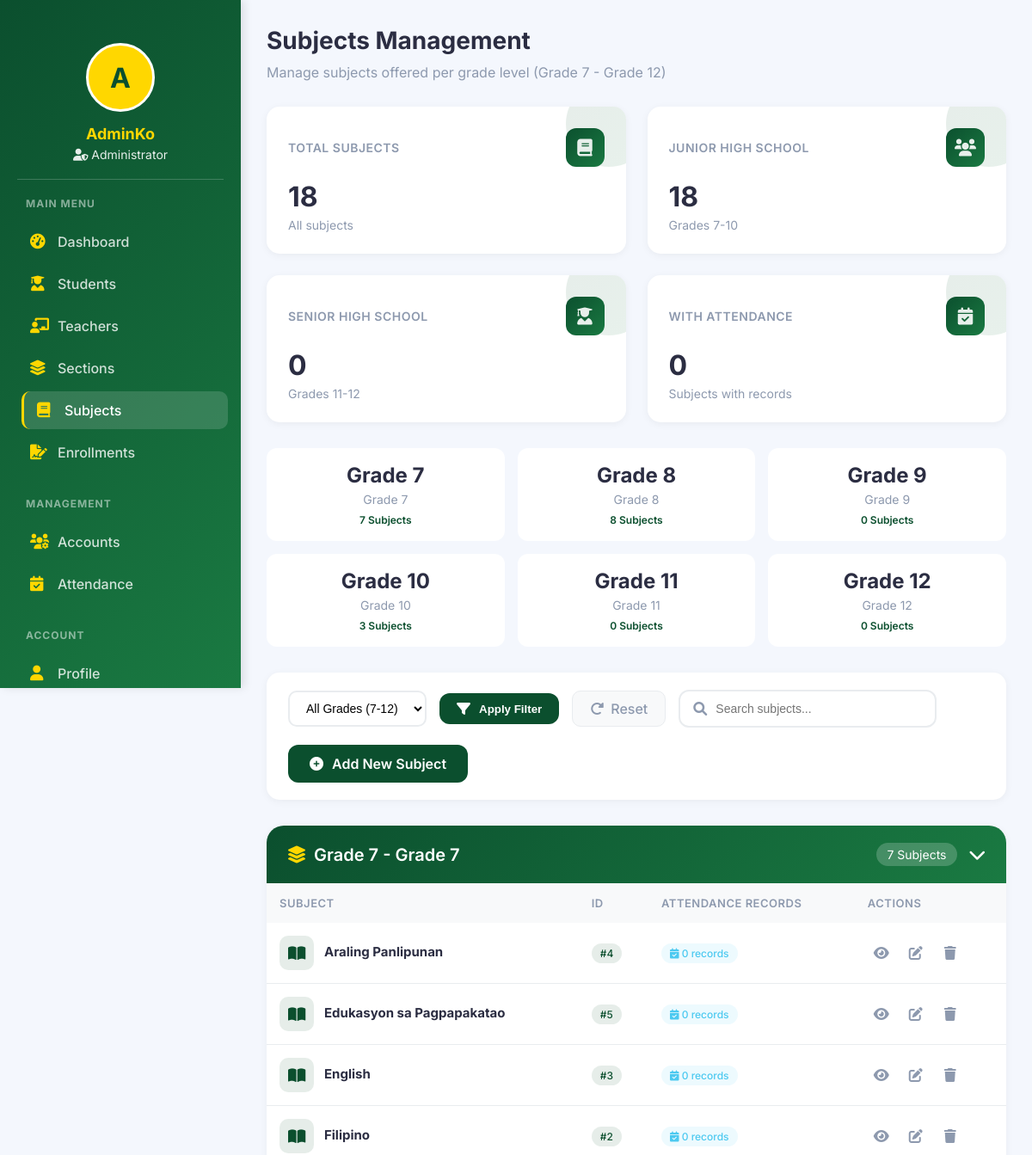
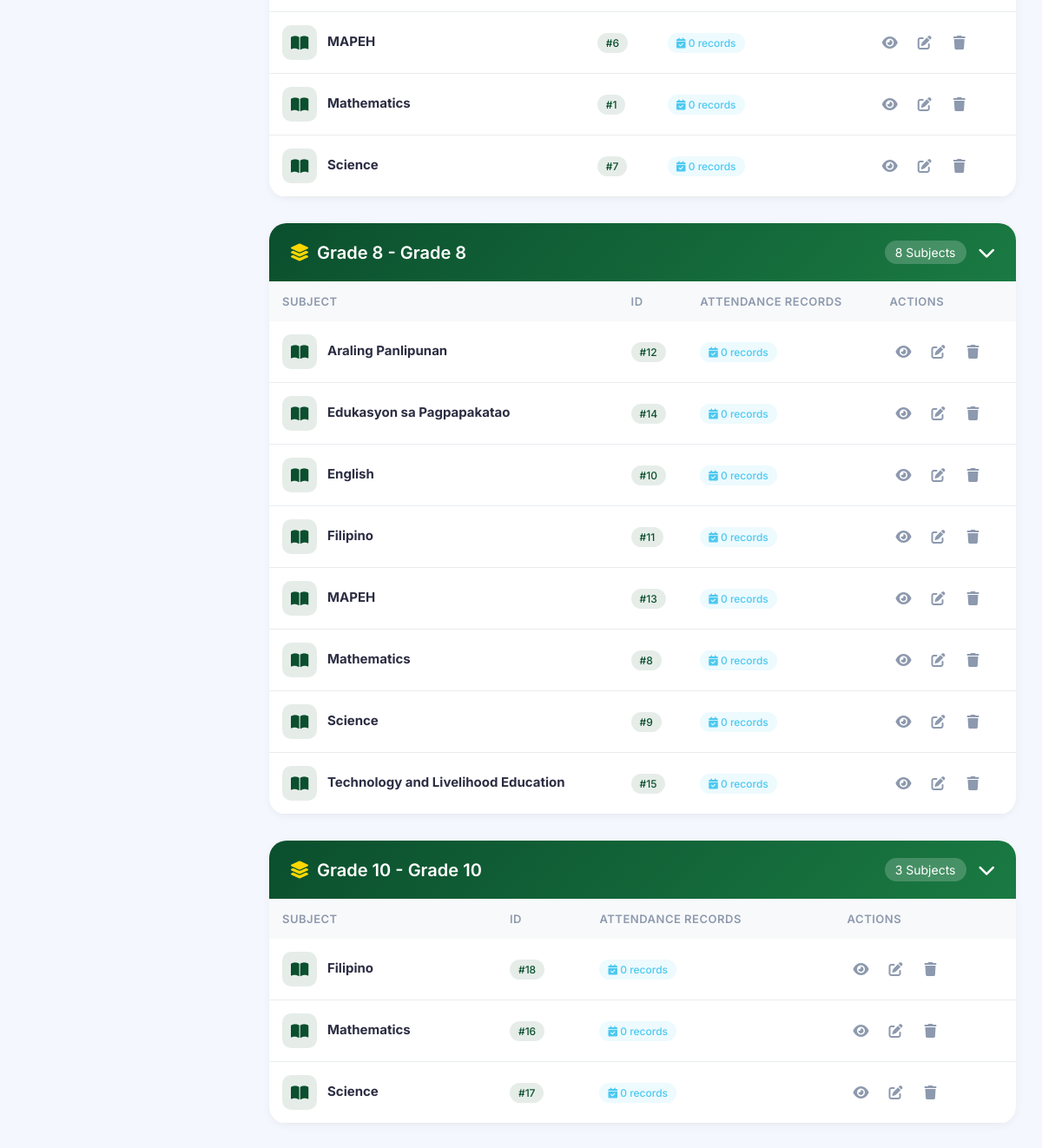
/admin/subjects.php (signed in), run on the app's committed database (2 pictures, top to bottom).
### tables this page shows
CREATE TABLE `grade_levels` (
  `id` int(11) NOT NULL,
  `grade_name` varchar(20) DEFAULT NULL
);

CREATE TABLE `subjects` (
  `id` int(11) NOT NULL,
  `subject_name` varchar(100) DEFAULT NULL,
  `grade_id` int(11) DEFAULT NULL
);

### admin/subjects.php (the view, shortened to what this page needs)
<?php
include("../config/database.php");
$admin_name = $_SESSION['user']['fullname'];
$grade_filter = isset($_GET['grade']) ? $_GET['grade'] : '';
$search_query = isset($_GET['search']) ? $_GET['search'] : '';
$query = "
    SELECT s.*, g.grade_name, g.id as grade_id,
           (SELECT COUNT(*) FROM attendance WHERE subject_id = s.id) as attendance_count
    FROM subjects s
    JOIN grade_levels g ON s.grade_id = g.id
    WHERE 1=1
";
$params = [];
$query .= " ORDER BY g.id, s.subject_name";
$stmt = $conn->prepare($query);
$stmt->execute($params);
$subjects = $stmt->fetchAll(PDO::FETCH_ASSOC);
$subjects_by_grade = [];
foreach($subjects as $subject) {
    $grade_name = $subject['grade_name'];
    $grade_id = $subject['grade_id'];
    if(!isset($subjects_by_grade[$grade_id])) {
        $subjects_by_grade[$grade_id] = [
            'grade_name' => $grade_name,
            'subjects' => []
        ];
    }
    $subjects_by_grade[$grade_id]['subjects'][] = $subject;
}
$total_subjects_stmt = $conn->prepare("SELECT COUNT(*) as count FROM subjects");
$total_subjects_stmt->execute();
$total_subjects = $total_subjects_stmt->fetch(PDO::FETCH_ASSOC)['count'];
$grade_count_query = "
    SELECT g.id, g.grade_name, COUNT(s.id) as subject_count
    FROM grade_levels g
    LEFT JOIN subjects s ON g.id = s.grade_id
    GROUP BY g.id
    ORDER BY g.id
";
$grade_counts_stmt = $conn->prepare($grade_count_query);
$grade_counts_stmt->execute();
$grade_counts = $grade_counts_stmt->fetchAll(PDO::FETCH_ASSOC);
$with_attendance_stmt = $conn->prepare("SELECT COUNT(DISTINCT subject_id) as count FROM attendance");
$with_attendance_stmt->execute();
$with_attendance = $with_attendance_stmt->fetch(PDO::FETCH_ASSOC)['count'];
$jhs_count = 0;
$shs_count = 0;
foreach($grade_counts as $gc) {
    if($gc['id'] <= 4) {
        $jhs_count += $gc['subject_count'];
    } else {
        $shs_count += $gc['subject_count'];
    }
}
?>
<!DOCTYPE html>
<html lang="en">
<head>
    <link rel="stylesheet" href="https://cdnjs.cloudflare.com/ajax/libs/font-awesome/6.0.0/css/all.min.css">
</head>
<body>
    <div class="app-container">
        <div class="sidebar">
            <div class="admin-info">
                <div class="admin-avatar">
                    <?php echo strtoupper(substr($admin_name, 0, 1)); ?>
                </div>
                <h3><?php echo htmlspecialchars(explode(' ', $admin_name)[0]); ?></h3>
                <p><i class="fas fa-user-shield"></i> Administrator</p>
            </div>
            <div class="menu-section">
                <h3>MAIN MENU</h3>
                <ul class="menu-items">
                    <li><a href="dashboard.php"><i class="fas fa-tachometer-alt"></i> <span>Dashboard</span></a></li>
                    <li><a href="students.php"><i class="fas fa-user-graduate"></i> <span>Students</span></a></li>
                    <li><a href="teachers.php"><i class="fas fa-chalkboard-teacher"></i> <span>Teachers</span></a></li>
                    <li><a href="sections.php"><i class="fas fa-layer-group"></i> <span>Sections</span></a></li>
                    <li><a href="subjects.php" class="active"><i class="fas fa-book"></i> <span>Subjects</span></a></li>
                    <li><a href="enrollments.php"><i class="fas fa-file-signature"></i> <span>Enrollments</span></a></li>
                </ul>
            </div>
            <div class="menu-section">
                <h3>MANAGEMENT</h3>
                <ul class="menu-items">
                    <li><a href="manage_accounts.php"><i class="fas fa-users-cog"></i> <span>Accounts</span></a></li>
                    <li><a href="attendance.php"><i class="fas fa-calendar-check"></i> <span>Attendance</span></a></li>
                </ul>
            </div>
            <div class="menu-section">
                <h3>ACCOUNT</h3>
                <ul class="menu-items">
                    <li><a href="profile.php"><i class="fas fa-user"></i> <span>Profile</span></a></li>
                </ul>
            </div>
        </div>
        <div class="main-content">
            <div class="dashboard-header">
                <h1>Subjects Management</h1>
                <p>Manage subjects offered per grade level (Grade 7 - Grade 12)</p>
            </div>
            <div class="stats-container">
                <div class="stat-card">
                    <div class="stat-header">
                        <h3>Total Subjects</h3>
                        <div class="stat-icon">
                            <i class="fas fa-book"></i>
                        </div>
                    </div>
                    <div class="stat-number"><?php echo $total_subjects; ?></div>
                    <div class="stat-label">All subjects</div>
                </div>
                <div class="stat-card">
                    <div class="stat-header">
                        <h3>Junior High School</h3>
                        <div class="stat-icon">
                            <i class="fas fa-users"></i>
                        </div>
                    </div>
                    <div class="stat-number"><?php echo $jhs_count; ?></div>
                    <div class="stat-label">Grades 7-10</div>
                </div>
                <div class="stat-card">
                    <div class="stat-header">
                        <h3>Senior High School</h3>
                        <div class="stat-icon">
                            <i class="fas fa-user-graduate"></i>
                        </div>
                    </div>
                    <div class="stat-number"><?php echo $shs_count; ?></div>
                    <div class="stat-label">Grades 11-12</div>
                </div>
                <div class="stat-card">
                    <div class="stat-header">
                        <h3>With Attendance</h3>
                        <div class="stat-icon">
                            <i class="fas fa-calendar-check"></i>
                        </div>
                    </div>
                    <div class="stat-number"><?php echo $with_attendance; ?></div>
                    <div class="stat-label">Subjects with records</div>
                </div>
            </div>
<div class="grade-cards">
    <?php foreach($grade_counts as $grade):
        if($grade['id'] >= 1 && $grade['id'] <= 6):
    ?>
        <a href="?grade=<?php echo $grade['id']; ?>" class="grade-card <?php echo $grade_filter == $grade['id'] ? 'active' : ''; ?>">
            <div class="grade-number">Grade <?php echo $grade['id'] + 6; ?></div>
            <div class="grade-name"><?php echo htmlspecialchars($grade['grade_name']); ?></div>
            <div class="grade-subject-count"><?php echo $grade['subject_count']; ?> Subjects</div>
        </a>
    <?php
        endif;
    endforeach;
    ?>
</div>
            <div class="actions-bar">
                <form method="GET" action="" style="display: flex; gap: 15px; flex-wrap: wrap; width: 100%;">
                    <div class="filter-group">
                        <select name="grade" class="filter-select">
                            <option value="">All Grades (7-12)</option>
                        </select>
                        <button type="submit" class="btn-add" style="padding: 10px 20px;">
                            <i class="fas fa-filter"></i> Apply Filter
                        </button>
                        <a href="subjects.php" class="btn-reset">
                            <i class="fas fa-redo-alt"></i> Reset
                        </a>
                    </div>
                    <div class="search-box">
                        <i class="fas fa-search"></i>
                        <input type="text" name="search" placeholder="Search subjects..." value="<?php echo htmlspecialchars($search_query); ?>">
                    </div>
                </form>
                <a href="add_subject.php" class="btn-add">
                    <i class="fas fa-plus-circle"></i> Add New Subject
                </a>
            </div>
            <?php if(count($subjects_by_grade) > 0): ?>
                <?php
                $grade_order = [1 => 'Grade 7', 2 => 'Grade 8', 3 => 'Grade 9', 4 => 'Grade 10', 5 => 'Grade 11', 6 => 'Grade 12'];
                foreach($grade_order as $grade_id => $grade_display):
                    if(isset($subjects_by_grade[$grade_id])):
                        $grade_data = $subjects_by_grade[$grade_id];
                ?>
                    <div class="grade-section">
                        <div class="grade-section-header" onclick="toggleGradeSection(this)">
                            <h2>
                                <i class="fas fa-layer-group"></i>
                                <?php echo $grade_display; ?> - <?php echo $grade_data['grade_name']; ?>
                            </h2>
                            <div style="display: flex; gap: 15px; align-items: center;">
                                <span class="badge"><?php echo count($grade_data['subjects']); ?> Subjects</span>
                                <i class="fas fa-chevron-down toggle-icon"></i>
                            </div>
                        </div>
                        <div class="grade-section-content">
                            <table class="subjects-table">
                                <thead>
                                    <tr>
                                        <th>Subject</th>
                                        <th>ID</th>
                                        <th>Attendance Records</th>
                                        <th>Actions</th>
                                    </tr>
                                </thead>
                                <tbody>
                                    <?php foreach($grade_data['subjects'] as $subject): ?>
                                        <tr>
                                            <td>
                                                <div class="subject-info">
                                                    <div class="subject-icon">
                                                        <i class="fas fa-book-open"></i>
                                                    </div>
                                                    <div class="subject-details">
                                                        <h4><?php echo htmlspecialchars($subject['subject_name']); ?></h4>
                                                    </div>
                                                </div>
                                            </td>
                                            <td>
                                                <span class="grade-tag">#<?php echo $subject['id']; ?></span>
                                            </td>
                                            <td>
                                                <span class="attendance-badge">
                                                    <i class="fas fa-calendar-check"></i>
                                                    <?php echo $subject['attendance_count']; ?> records
                                                </span>
                                            </td>
                                            <td>
                                                <div class="action-btns">
                                                    <a href="view_subject.php?id=<?php echo $subject['id']; ?>" class="btn-icon btn-view" title="View Details">
                                                        <i class="fas fa-eye"></i>
                                                    </a>
                                                    <a href="edit_subject.php?id=<?php echo $subject['id']; ?>" class="btn-icon btn-edit" title="Edit">
                                                        <i class="fas fa-edit"></i>
                                                    </a>
                                                    <?php if($subject['attendance_count'] == 0): ?>
                                                        <a href="?delete=<?php echo $subject['id']; ?>" class="btn-icon btn-delete" title="Delete"
                                                           onclick="return confirm('Are you sure you want to delete this subject?')">
                                                            <i class="fas fa-trash"></i>
                                                        </a>
                                                    <?php endif; ?>
                                                </div>
                                            </td>
                                        </tr>
                                    <?php endforeach; ?>
                                </tbody>
                            </table>
                        </div>
                    </div>
                <?php
                    endif;
                endforeach;
                ?>
            <?php endif; ?>
        </div>
    </div>
</body>
</html>

### data on the page
grade_levels: $grade['id'] + 6 "7", grade_name "Grade 7", subject_count "7"
grade_levels: $grade['id'] + 6 "8", grade_name "Grade 8", subject_count "8"
grade_levels: $grade['id'] + 6 "9", grade_name "Grade 9", subject_count "0"
grade_levels: $grade['id'] + 6 "10", grade_name "Grade 10", subject_count "3"
grade_levels: $grade['id'] + 6 "11", grade_name "Grade 11", subject_count "0"
grade_levels: $grade['id'] + 6 "12", grade_name "Grade 12", subject_count "0"
subjects: subject_name "Araling Panlipunan", id "4", attendance_count "0"
subjects: subject_name "Edukasyon sa Pagpapakatao", id "5", attendance_count "0"
subjects: subject_name "English", id "3", attendance_count "0"
subjects: subject_name "Filipino", id "2", attendance_count "0"
subjects: subject_name "MAPEH", id "6", attendance_count "0"
subjects: subject_name "Mathematics", id "1", attendance_count "0"
subjects: subject_name "Science", id "7", attendance_count "0"
subjects: subject_name "Araling Panlipunan", id "12", attendance_count "0"
subjects: subject_name "Edukasyon sa Pagpapakatao", id "14", attendance_count "0"
subjects: subject_name "English", id "10", attendance_count "0"
subjects: subject_name "Filipino", id "11", attendance_count "0"
subjects: subject_name "MAPEH", id "13", attendance_count "0"
subjects: subject_name "Mathematics", id "8", attendance_count "0"
subjects: subject_name "Science", id "9", attendance_count "0"
subjects: subject_name "Technology and Livelihood Education", id "15", attendance_count "0"
subjects: grade_display "Grade 10", grade "Grade 10", grade "3", subject_name "Science", id "17", attendance_count "0"
subjects: subject_name "Filipino", id "18", attendance_count "0"
subjects: subject_name "Mathematics", id "16", attendance_count "0"

### other printed values
substr($admin_name, 0, 1) "A"
explode(' ', $admin_name)[0] "AdminKo"
$total_subjects "18"
$jhs_count "18"
$shs_count "0"
$with_attendance "0"
$grade_display "Grade 7"
$grade_data['grade_name'] "Grade 7"
count($grade_data['subjects']) "7"
$grade_display "Grade 8"
$grade_data['grade_name'] "Grade 8"
count($grade_data['subjects']) "8"
